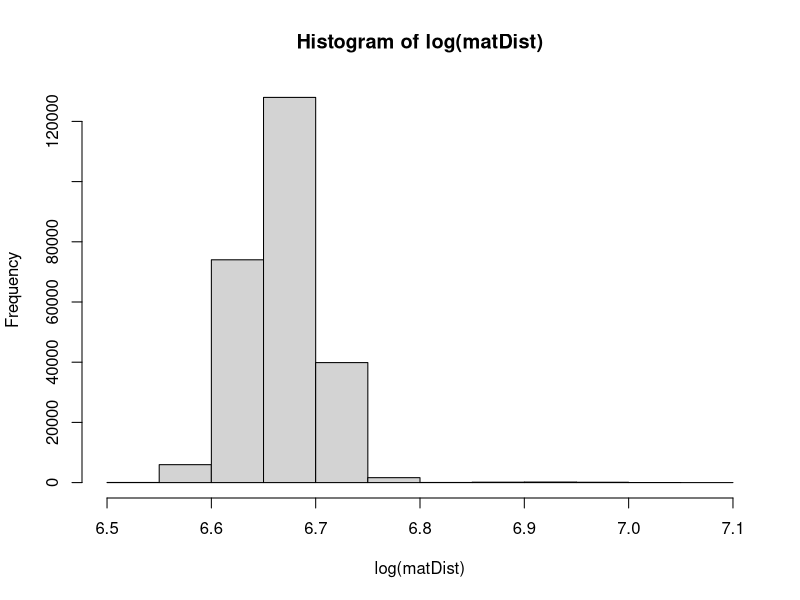
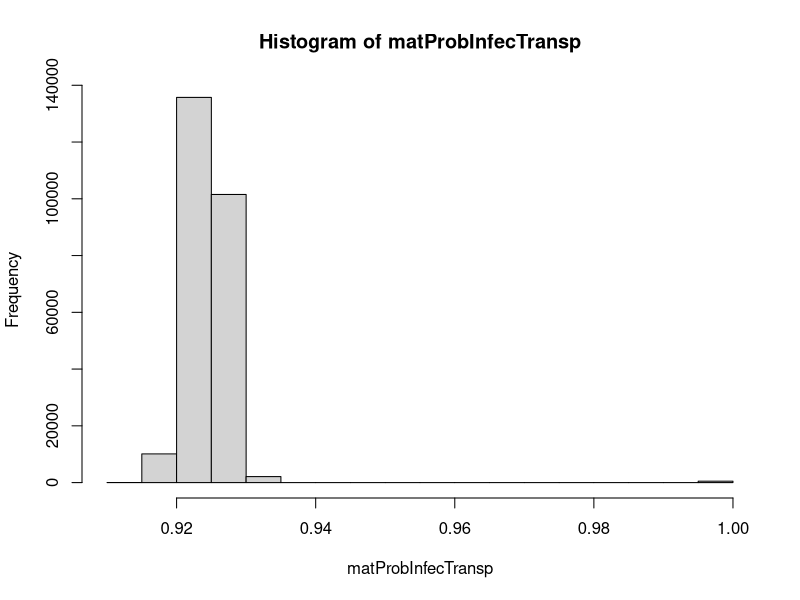
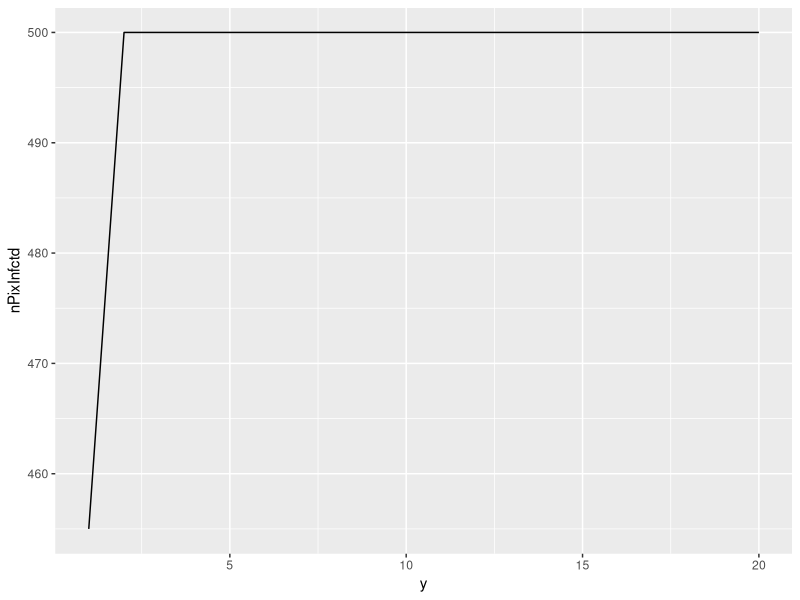

These figures' R source, in order:
library(tidyverse)
library(Matrix)
x<-Matrix(rnorm(9),3)
X<-forceSymmetric(x)

distMax <- 350; distMin <- 3;
nYrs <- 20
nMos <- 10
n <- 500
#M <- matrix(runif(n * n), n, n)
M <- matrix(rlnorm(n * n, 0.1, 0.5), n, n)
matDist <- tcrossprod(M, M)  #M %*% t(M)
hist(log(matDist))
min(matDist)
diag(matDist) <- 0
matProbInfecTransp <- exp(-0.0001 * matDist) #1 / matDist^0.4
hist(matProbInfecTransp)
diag(matProbInfecTransp) <- 1
#colnames(matProbInfecTransp) <- paste0("pix", c(1:n))
#gathercols <- colnames(matProbInfecTransp)
#dfAdjacency <- matProbInfecTransp %>% as.data.frame() %>% gather_("pix_i", "prob", gathercols)
#dfAdjacency$pix_j <- paste0("pix", rep(1:n, n)); dfAdjacency <- dfAdjacency %>% relocate(pix_j, .after = pix_i)
#max(dfAdjacency$prob)
indPatient0 <- sample(1:n, 1, replace = FALSE, prob = NULL)
indInfctd <- indPatient0
pixInfctdVec <- rep(0, n); pixInfctdVec[indInfctd] <- 1
nPixInfctd <- c()
for(y in 1:nYrs){
  for(m in 1:nMos){
  }
  D <- diag(pixInfctdVec); Dc <- diag(1 - pixInfctdVec)
  matProbSuscept <- D %*% matProbInfecTransp %*% Dc
  matRandSuscept <- matProbSuscept > 0
  nRand <- sum(matRandSuscept)
  matRandSuscept[matRandSuscept == 1] <- runif(nRand) #exp(rnorm(nRand))
  matNewInfctd <- matRandSuscept < matProbSuscept
  indNewInfctd <- which(colSums(matNewInfctd) > 0)
  if(length(indNewInfctd)){pixInfctdVec[indNewInfctd] <- 1}
  nPixInfctd[y] <- sum(pixInfctdVec)
}

ggplot(data.frame(y = 1:nYrs, nPixInfctd), aes(y, nPixInfctd)) + geom_line()
